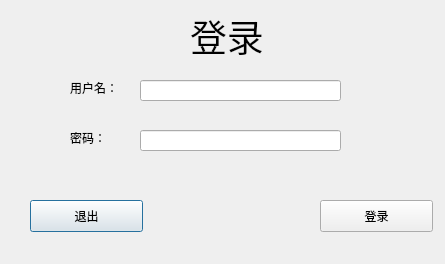
<?xml version="1.0" encoding="UTF-8"?>
<ui version="4.0">
 <class>log_in_Dialog</class>
 <widget class="QDialog" name="log_in_Dialog">
  <property name="geometry">
   <rect>
    <x>0</x>
    <y>0</y>
    <width>445</width>
    <height>264</height>
   </rect>
  </property>
  <property name="windowTitle">
   <string>Dialog</string>
  </property>
  <widget class="QPushButton" name="pushButton_4">
   <property name="geometry">
    <rect>
     <x>30</x>
     <y>200</y>
     <width>113</width>
     <height>32</height>
    </rect>
   </property>
   <property name="cursor">
    <cursorShape>PointingHandCursor</cursorShape>
   </property>
   <property name="text">
    <string>退出</string>
   </property>
  </widget>
  <widget class="QPushButton" name="pushButton_3">
   <property name="geometry">
    <rect>
     <x>320</x>
     <y>200</y>
     <width>113</width>
     <height>32</height>
    </rect>
   </property>
   <property name="cursor">
    <cursorShape>PointingHandCursor</cursorShape>
   </property>
   <property name="text">
    <string>登录</string>
   </property>
  </widget>
  <widget class="QLabel" name="label_3">
   <property name="geometry">
    <rect>
     <x>70</x>
     <y>130</y>
     <width>60</width>
     <height>16</height>
    </rect>
   </property>
   <property name="text">
    <string>密码：</string>
   </property>
  </widget>
  <widget class="QLabel" name="label">
   <property name="geometry">
    <rect>
     <x>190</x>
     <y>0</y>
     <width>171</width>
     <height>71</height>
    </rect>
   </property>
   <property name="font">
    <font>
     <pointsize>28</pointsize>
    </font>
   </property>
   <property name="text">
    <string>登录</string>
   </property>
  </widget>
  <widget class="QLabel" name="label_2">
   <property name="geometry">
    <rect>
     <x>70</x>
     <y>80</y>
     <width>60</width>
     <height>16</height>
    </rect>
   </property>
   <property name="text">
    <string>用户名：</string>
   </property>
  </widget>
  <widget class="QLineEdit" name="lineEdit_2">
   <property name="geometry">
    <rect>
     <x>140</x>
     <y>130</y>
     <width>201</width>
     <height>21</height>
    </rect>
   </property>
  </widget>
  <widget class="QLineEdit" name="lineEdit">
   <property name="geometry">
    <rect>
     <x>140</x>
     <y>80</y>
     <width>201</width>
     <height>21</height>
    </rect>
   </property>
  </widget>
 </widget>
 <resources/>
 <connections/>
</ui>
